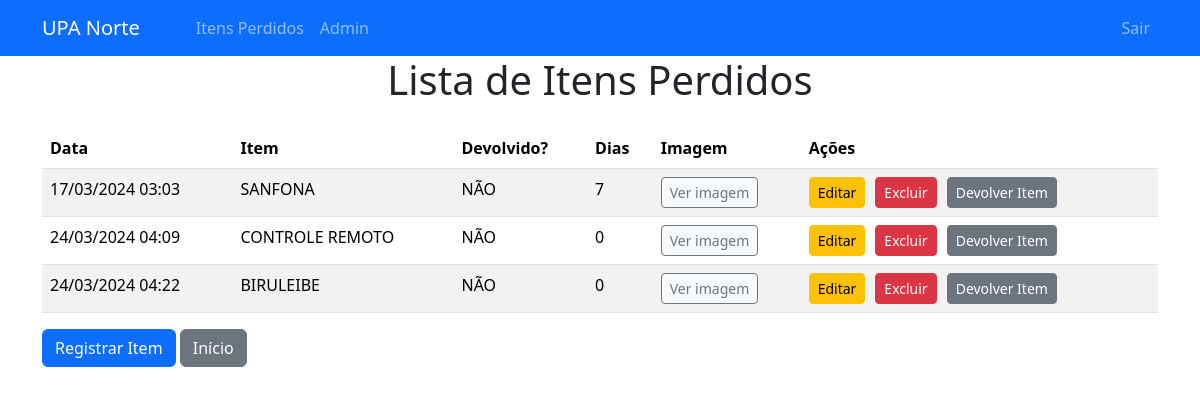
The page /itens_perdidos (signed in) on the database as committed earlier.
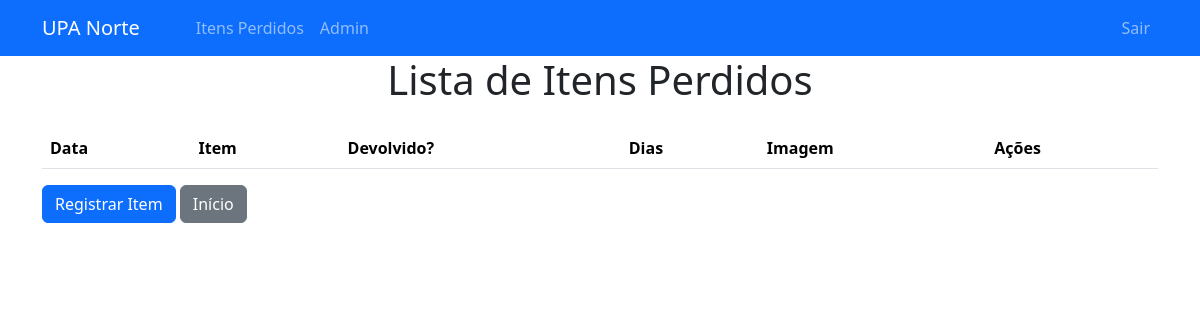
The same page on the database as committed later.
### app/models.py (models this page shows)
class ItemPerdido(db.Model):
    id = db.Column(db.Integer, primary_key=True)
    descricao = db.Column(db.String(200), nullable=False)
    local = db.Column(db.String(100), nullable=False)
    encontrado = db.Column(db.String(3), nullable=False)
    categoria = db.Column(db.String(200), nullable=False)  # Adicionando a coluna categoria
    data_registro = db.Column(db.DateTime, nullable=False)
    imagem = db.Column(db.String(200), nullable=False)  # Supondo que o caminho para a imagem será armazenado como uma string
    recebedor = db.Column(db.String(200), nullable=True)
    entregador = db.Column(db.String(200), nullable=True)
    data_devolucao = db.Column(db.DateTime, nullable=True)

### app/itens_perdidos/routes.py (the view)
@itens_perdidos_routes.route('/itens_perdidos')
def listar_itens_perdidos():
    data_atual = datetime.now()
    itens_perdidos = ItemPerdido.query.filter_by(encontrado='NÃO').all()
    return render_template('listar_itens_perdidos.html', itens_perdidos=itens_perdidos, data_atual=data_atual)

### app/itens_perdidos/routes.py (called while the page is built)
def is_authenticated():
    return session.get('authenticated', False)

@itens_perdidos_routes.before_request
def require_login():
    if not is_authenticated() and request.endpoint and not request.endpoint.startswith('user.login'):
        return redirect(url_for('user.login'))

### app/templates/listar_itens_perdidos.html (shortened to what this page needs)
<!DOCTYPE html>
<html lang="pt-BR">
<head>
    <link href="https://cdn.jsdelivr.net/npm/bootstrap@5.3.3/dist/css/bootstrap.min.css" rel="stylesheet">
    <link rel="stylesheet" type="text/css" href="https://cdn.datatables.net/1.11.5/css/dataTables.bootstrap5.min.css">
</head>
<body>
    {% include 'navbar.html' %}
    <div class="container">
        <h1 class="text-center mb-4">Lista de Itens Perdidos</h1>
        <table id="tabela-itens" class="table table-striped" style="width:100%">
            <thead>
                <tr>
                    <th>Data</th>
                    <th>Item</th>
                    <th>Devolvido?</th>
                    <th>Dias</th>
                    <th>Imagem</th>
                    <th>Ações</th>
                </tr>
            </thead>
            <tbody>
                {% for item_perdido in itens_perdidos %}
                <tr class="{% if item_perdido.encontrado == 'SIM' %}devolvido-sim{% endif %}">
                        <td>{{ item_perdido.data_registro.strftime('%d/%m/%Y %H:%M') }}</td>
                        <td>{{ item_perdido.descricao }}</td>
                        <td>{{ item_perdido.encontrado }}</td>
                        <td>
                            {% set diff_days = (data_atual - item_perdido.data_registro).days %}
                            {{ diff_days }}
                        </td>
                        <td>
                            <button type="button" class="btn btn-light btn-sm btn-outline-secondary" data-bs-toggle="modal" data-bs-target="#imagemModal{{ loop.index }}">
                                Ver imagem
                            </button>
                        </td>
                        <td>
                            <div class="d-flex">
                                <a href="{{ url_for('itens_perdidos.editar_item_perdido', id=item_perdido.id) }}" class="btn btn-warning btn-sm" style="margin-right: 10px;">Editar</a>
                                <a href="{{ url_for('itens_perdidos.excluir_item_perdido', id=item_perdido.id) }}" class="btn btn-danger btn-sm" style="margin-right: 10px;">Excluir</a>
                                <a href="{{ url_for('itens_perdidos.devolver_item_perdido', id=item_perdido.id) }}" class="btn btn-secondary btn-sm" style="margin-right: 10px;" onclick="">Devolver Item</a>
                            </div>
                        </td>
                    </tr>
                {% endfor %}
            </tbody>
        </table>
        <div class="mt-3">
            <a href="{{ url_for('itens_perdidos.registrar_item_perdido') }}" class="btn btn-primary">Registrar Item</a>
            <a href="{{ url_for('pacientes.index') }}" class="btn btn-secondary">Início</a>
        </div>
    </div>
</body>
</html>

### app/templates/navbar.html (shortened to what this page needs)
<nav class="navbar navbar-expand-lg navbar-dark bg-primary">
        <div class="container">
            <a class="navbar-brand" href="{{ url_for('pacientes.index') }}">UPA Norte</a>
            <div class="collapse navbar-collapse" id="navbarNav">
                <ul class="navbar-nav me-auto">
                    <li class="nav-item">
                        <a class="nav-link" href="{{ url_for('pacientes.listar_pacientes') }}"></a>
                    </li>
                    <li class="nav-item">
                        <a class="nav-link" href="{{ url_for('pertences.listar_pertences') }}"></a>
                    </li>
                    <li class="nav-item">
                        <a class="nav-link" href="{{ url_for('itens_perdidos.listar_itens_perdidos') }}">Itens Perdidos</a>
                    </li>
                    <li class="nav-item">
                        {% if session.authenticated and session.role == "admin" %}
                            <a class="nav-link" href="{{ url_for('user.cadastrar_usuario') }}">Admin</a>
                        {% endif %}
                    </li>
                </ul>
                <ul class="navbar-nav ms-auto">
                    <li class="nav-item">
                        <a class="nav-link" href="{{ url_for('user.sair') }}">Sair</a>
                    </li>
                </ul>
            </div>
        </div>
</nav>

Rows that differ between the two databases and show on the page:
no longer on this page (row edited): ItemPerdido: data_registro "17/03/2024 03:03", descricao "SANFONA", encontrado "NÃO"
no longer on this page (row edited): ItemPerdido: data_registro "24/03/2024 04:09", descricao "CONTROLE REMOTO", encontrado "NÃO"
removed ItemPerdido: data_registro "24/03/2024 04:22", descricao "BIRULEIBE", encontrado "NÃO"
